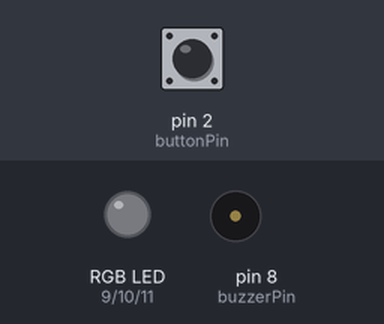
Bench run of a sketch on a simulated Arduino Uno, built with avr-gcc and run on an emulated ATmega328P. On the bench: an RGB LED mixed from three pins (HIGH = lit), buzzer (waves = sounding). The inputs (shaded band) are chosen by the test bench; at power-on: pin 2 (buttonPin) HIGH. Dim RGB values are drawn brighter than linear; random numbers use the default seed unless the sketch sets one.

Above: at 1.2 s.
1.3 s: pin 2 (buttonPin) pulled LOW for 0.15 s
At 3.01 s:
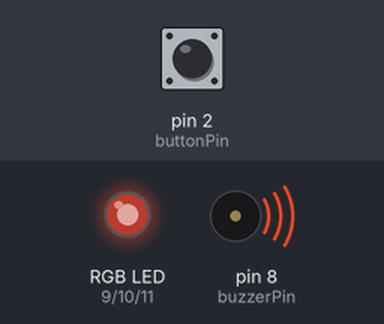
At 5.12 s:
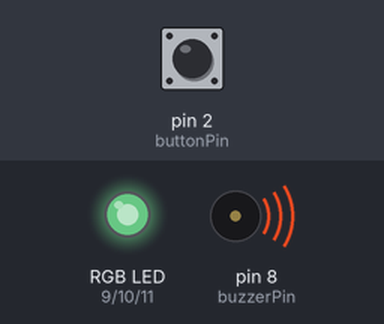
7.3 s: pin 2 (buttonPin) pulled LOW for 3.2 s
At 7.56 s:
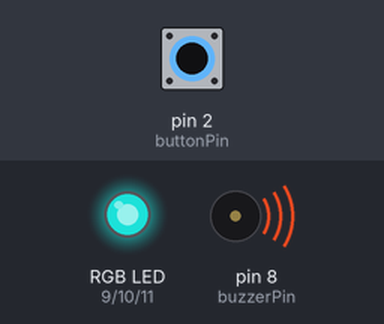
18.0 s: pin 2 (buttonPin) pulled LOW for 1 s
Timing chart, 0 to 28.9 s (numbered marks = the images above; inputs shaded):
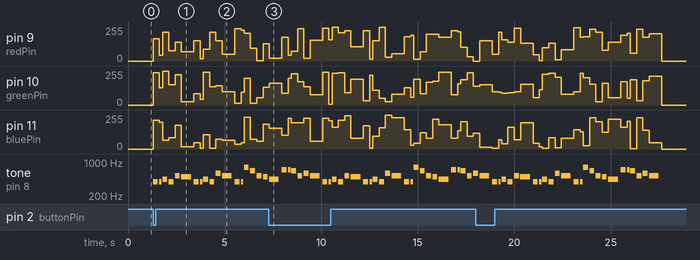

The sketch:

birthday_celebration.ino
```cpp
#include "pitches.h"

const int buttonPin = 2;
const int buzzerPin = 8;
const int redPin = 9;
const int greenPin = 10;
const int bluePin = 11;

int melody[] = {
  NOTE_G4, NOTE_G4, NOTE_A4, NOTE_G4, NOTE_C5, NOTE_B4,
  NOTE_G4, NOTE_G4, NOTE_A4, NOTE_G4, NOTE_D5, NOTE_C5,
  NOTE_G4, NOTE_G4, NOTE_G5, NOTE_E5, NOTE_C5, NOTE_B4, NOTE_A4,
  NOTE_F5, NOTE_F5, NOTE_E5, NOTE_C5, NOTE_D5, NOTE_C5
};
int noteDurations[] = {
  4, 8, 4, 4, 4, 2,
  4, 8, 4, 4, 4, 2,
  4, 8, 4, 4, 4, 4, 2,
  4, 8, 4, 4, 4, 2
};
void setup() {
  pinMode(buttonPin, INPUT_PULLUP);
  pinMode(buzzerPin, OUTPUT);
  pinMode(redPin, OUTPUT);
  pinMode(greenPin, OUTPUT);
  pinMode(bluePin, OUTPUT);
}

void loop() {
  if (digitalRead(buttonPin) == LOW) {
    for (int i = 0; i < sizeof(melody) / sizeof(int); i++) {
      int noteDuration = 1000 / noteDurations[i];
      tone(buzzerPin, melody[i], noteDuration);

      discoEffect();

      delay(noteDuration * 1.3);
      noTone(buzzerPin);
    }
  } else {
    analogWrite(redPin, 0);
    analogWrite(greenPin, 0);
    analogWrite(bluePin, 0);
  }
}

void discoEffect() { //rgb lightup
  analogWrite(redPin, random(0, 256));
  analogWrite(greenPin, random(0, 256));
  analogWrite(bluePin, random(0, 256));
}
```
